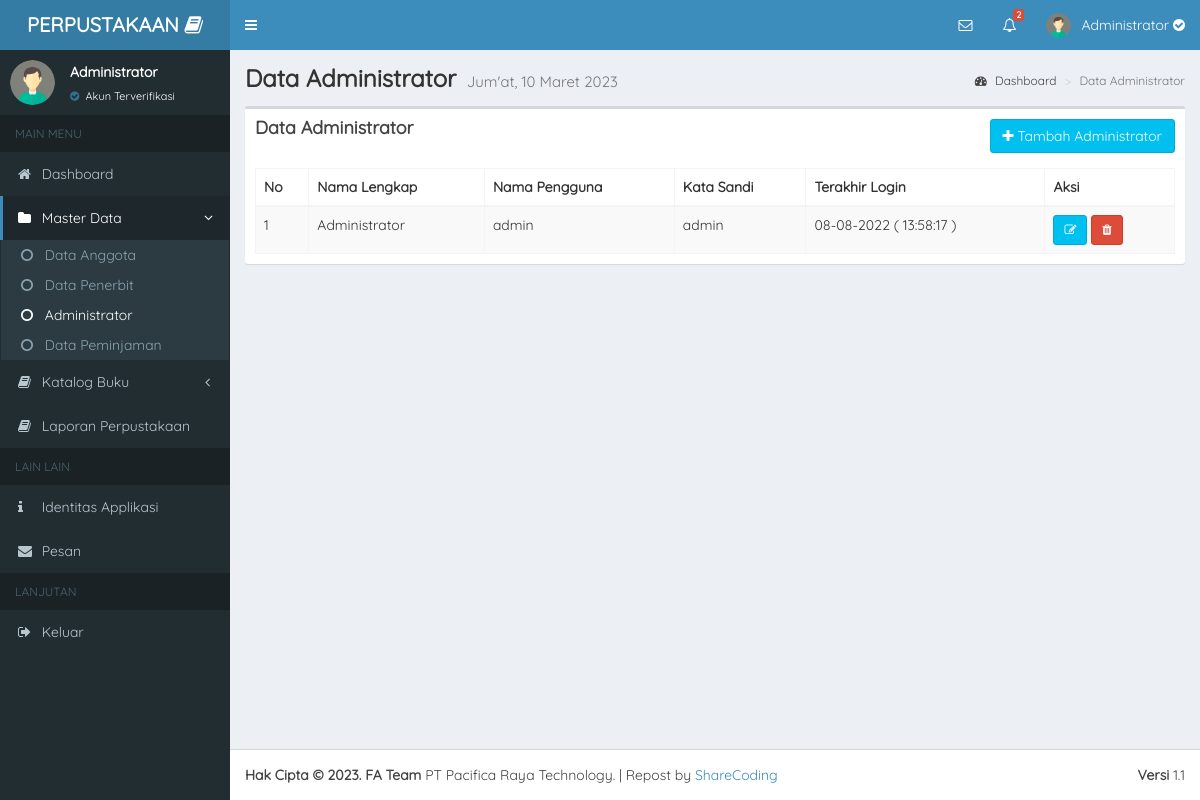
Page /app/admin/administrator (signed in) on the committed database.
### tables this page shows
CREATE TABLE `user` (
  `id_user` int(11) NOT NULL,
  `kode_user` varchar(25) NOT NULL,
  `nis` char(20) NOT NULL,
  `fullname` varchar(125) NOT NULL,
  `username` varchar(50) NOT NULL,
  `password` varchar(50) NOT NULL,
  `kelas` varchar(50) NOT NULL,
  `alamat` varchar(225) NOT NULL,
  `verif` varchar(50) NOT NULL,
  `role` varchar(50) NOT NULL,
  `join_date` varchar(125) NOT NULL,
  `terakhir_login` varchar(125) NOT NULL
);

### app/admin/pages/views/v_administrator.php (the view, shortened to what this page needs)
<div class="content-wrapper">
    <section class="content-header">
        <h1 style="font-family: 'Quicksand', sans-serif; font-weight: bold;">
            Data Administrator
            <small>
            </small>
        </h1>
        <ol class="breadcrumb">
            <li><a href="dashboard"><i class="fa fa-dashboard"></i> Dashboard</a></li>
            <li class="active">Data Administrator</li>
        </ol>
    </section>
    <section class="content">
        <div class="row">
            <div class="col-xs-12">
                <div class="box">
                    <div class="box-header">
                        <h3 class="box-title" style="font-family: 'Quicksand', sans-serif; font-weight: bold;">Data Administrator</h3>
                        <div class="form-group m-b-2 text-right" style="margin-top: -20px; margin-bottom: -5px;">
                            <button type="button" onclick="tambahAdmin()" class="btn btn-info"><i class="fa fa-plus"></i> Tambah Administrator</button>
                        </div>
                    </div>
                    <div class="box-body table-responsive">
                        <table id="example1" class="table table-bordered table-striped">
                            <thead>
                                <tr>
                                    <th>No</th>
                                    <th>Nama Lengkap</th>
                                    <th>Nama Pengguna</th>
                                    <th>Kata Sandi</th>
                                    <th>Terakhir Login</th>
                                    <th>Aksi</th>
                                </tr>
                            </thead>
                            <?php
                            include "../../config/koneksi.php";
                            $no = 1;
                            $query = mysqli_query($koneksi, "SELECT * FROM user WHERE role = 'Admin'");
                            while ($row = mysqli_fetch_assoc($query)) {
                            ?>
                                <tbody>
                                    <tr>
                                        <td><?= $no++; ?></td>
                                        <td><?= $row['fullname']; ?></td>
                                        <td><?= $row['username']; ?></td>
                                        <td>
                                            <?php
                                            $pass = $_SESSION['password'];
                                            if ($row['password'] == $pass) {
                                                echo $row['password'];
                                            } else {
                                                echo "************";
                                            }
                                            ?>
                                        </td>
                                        <td>
                                            <?php
                                            if ($row['terakhir_login'] == null) {
                                                echo "Tidak diketahui !";
                                            } else {
                                                echo $row['terakhir_login'];
                                            }
                                            ?>
                                        </td>
                                        <td>
                                            <a href="#" class="btn btn-info btn-sm" data-toggle="modal" data-target="#modalEditAdmin<?= $row['id_user']; ?>"><i class="fa fa-edit"></i></a>
                                            <a href="pages/function/Administrator.php?act=hapus&id=<?= $row['id_user']; ?>" class="btn btn-danger btn-sm btn-del" onclick="hapusAnggota()"><i class="fa fa-trash"></i></a>
                                        </td>
                                    </tr>
                                </tbody>
                            <?php
                            }
                            ?>
                        </table>
                    </div>
                </div>
            </div>
        </div>
    </section>
</div>

### rows in the picture
user: fullname "Administrator", username "admin", password "admin", terakhir_login "08-08-2022 ( 13:58:17 )"

### other values in the picture
$jumlah_notif "2"
$_SESSION['fullname'] "Administrator"
